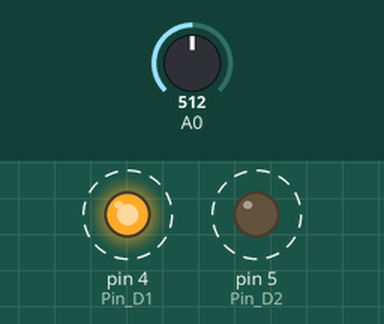
Recording of a sketch running on a simulated Arduino Uno, built with avr-gcc and run on an emulated ATmega328P. Shown: output pins drawn as LEDs (lit = HIGH). Dashed ring = blinking. The inputs (shaded band) are chosen by the test bench; at power-on: A0 = 512. What the sketch prints to the serial monitor is not drawn.

Above: at 0.1 s.
Timing chart, 0 to 3.0 s (numbered marks = the images above):
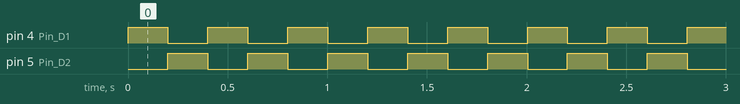

The sketch:

13-moreAnalogReader.ino
```cpp
// const int photoResistance = D0;
// const int temperature = D1;

// void setup() {
//   Serial.begin(115200);
//   pinMode(photoResistance, OUTPUT);
//   pinMode(temperature, OUTPUT);
//   digitalWrite(photoResistance, HIGH);
//   digitalWrite(temperature, LOW);
// }

// void loop() {
//   int sensorValue = analogRead(A0);
//   Serial.println(sensorValue);
//   delay(500);
//   // if (digitalRead(photoResistance) == LOW){
//   //   digitalWrite(photoResistance, HIGH);
//   // } else {
//   //   digitalWrite(photoResistance, LOW);
//   // }
// }


int readD1;
int readD2;
int Pin_D1 = 4;
int Pin_D2 = 5;

void setup() {
    Serial.begin(115200);
    pinMode(Pin_D1, OUTPUT);
    pinMode(Pin_D2, OUTPUT);

}

int analogRead1() {
    digitalWrite(Pin_D1, HIGH); // Turn D1 On
    digitalWrite(Pin_D2, LOW); // Turn D2 Off
    return analogRead(0);
}

int analogRead2() {
    digitalWrite(Pin_D1, LOW); //  Turn D1 On
    digitalWrite(Pin_D2, HIGH); // Turn D2 Off
    return analogRead(0);
}

void loop() {
    readD1 = analogRead1(); // Read Analog value of first sensor
    delay(200);
    readD2 = analogRead2(); // Read Analog value of second sensor
    delay(200);
    Serial.print("sensor 1 = ");
    Serial.print(readD1);
    Serial.print(" / sensor 2 = ");
    Serial.println(readD2);

}
```

Measured:
- by itself, pin 4 (Pin_D1), pin 5 (Pin_D2): alternates HIGH for 0.20 s and LOW for 0.20 s
